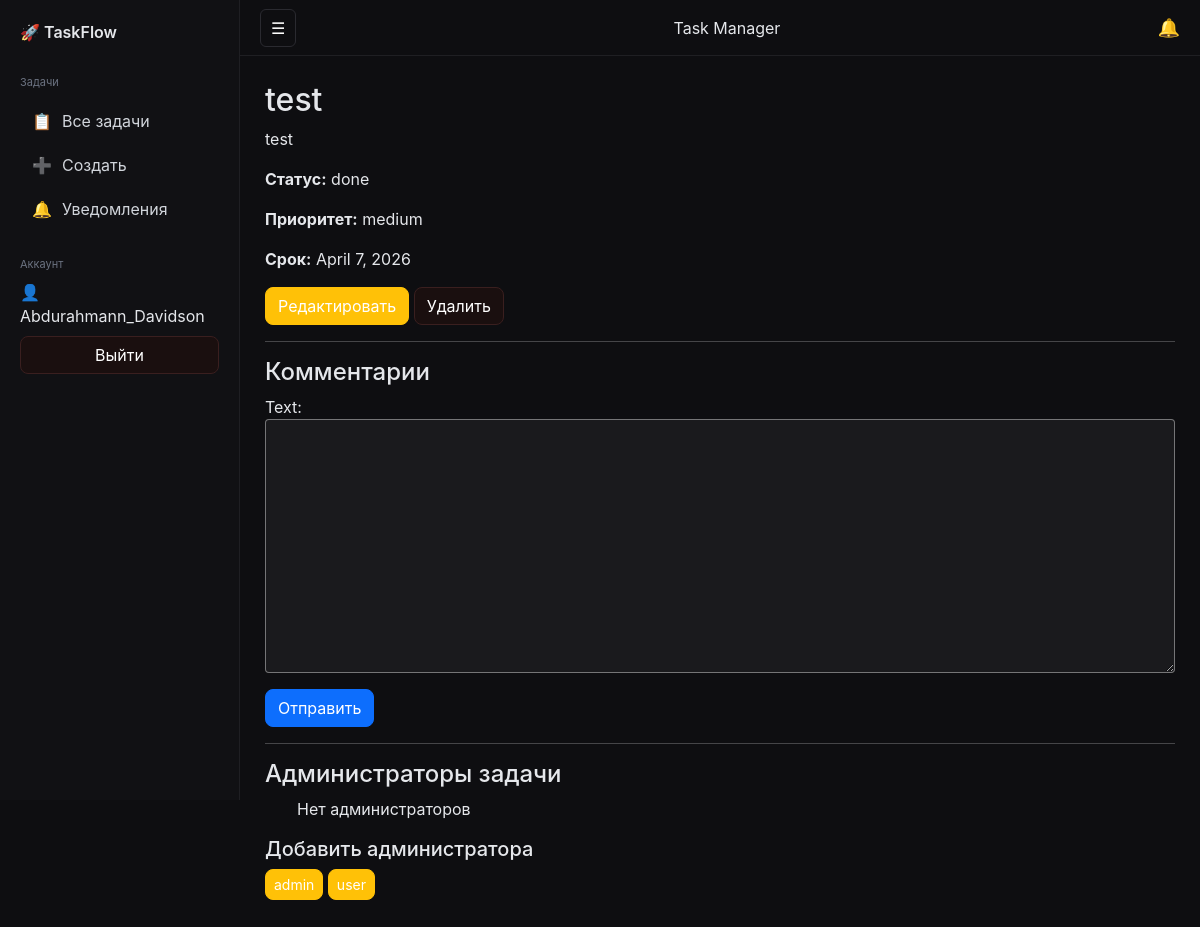
/2/ (signed in), run on an earlier commit of the app's database.
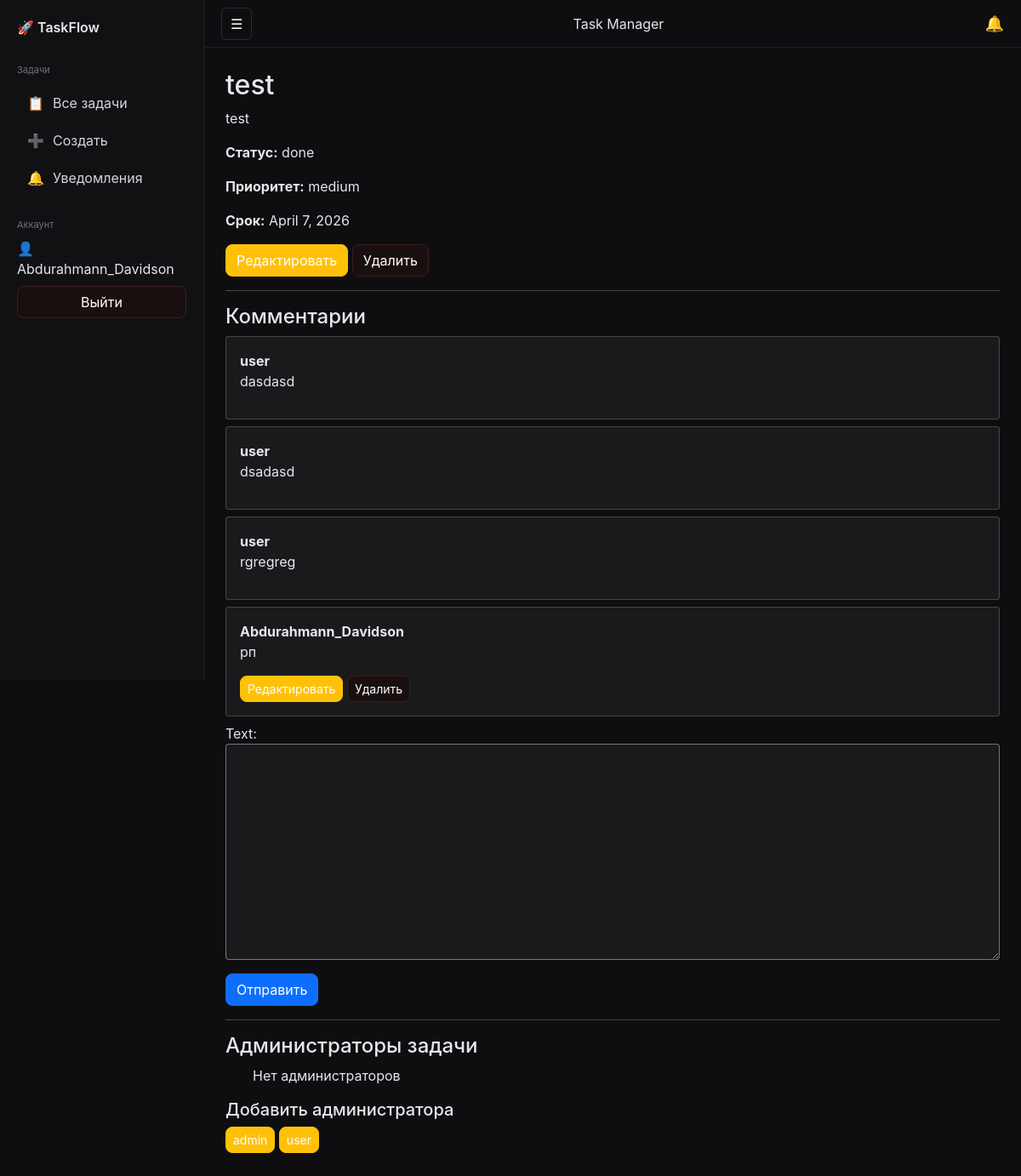
And on a later commit of the database.
### tasks/models.py (models this page shows, shortened)
class Comment(models.Model):
    task = models.ForeignKey(Task, on_delete=models.CASCADE, related_name='comments')
    user = models.ForeignKey(User, on_delete=models.CASCADE)
    text = models.TextField()
    created_at = models.DateTimeField(auto_now_add=True)

### tasks/views.py (the view, shortened to what this page needs)
# urls.py: path('<int:pk>/', TaskDetailView.as_view(), name='task_detail'),
class TaskDetailView(LoginRequiredMixin, DetailView):
    model = Task
    template_name = 'tasks/task_detail.html'
    context_object_name = 'task'
    def get_context_data(self, **kwargs):
        context = super().get_context_data(**kwargs)
        context['comments'] = self.object.comments.all()
        context['form'] = CommentForm()
        context['users'] = User.objects.all()
        return context

### tasks/forms.py
class CommentForm(forms.ModelForm):
    class Meta:
        model = Comment
        fields = ['text']
        widgets = {
            'text': forms.Textarea(attrs={'class': 'form-control'}),
        }

### tasks/templates/tasks/task_detail.html (shortened to what this page needs)
{% extends 'tasks/base.html' %}
{% block content %}
<h2>{{ task.title }}</h2>
<p>{{ task.description }}</p>
<p><strong>Статус:</strong> {{ task.status }}</p>
<p><strong>Приоритет:</strong> {{ task.priority }}</p>
<p><strong>Срок:</strong> {{ task.due_date }}</p>
{% if request.user == task.user or request.user in task.admins.all %}
    <a href="{% url 'task_update' task.id %}" class="btn btn-warning">Редактировать</a>
    <a href="{% url 'task_delete' task.id %}" class="btn btn-danger">Удалить</a>
{% endif %}
<hr>
<h4>Комментарии</h4>
{% for comment in comments %}
    <div class="card mb-2">
        <div class="card-body">
            <strong>{{ comment.user }}</strong>
            <p>{{ comment.text }}</p>
            {% if request.user == comment.user %}
                <a href="{% url 'edit_comment' comment.id %}" class="btn btn-warning btn-sm">
                    Редактировать
                </a>
                <a href="{% url 'delete_comment' comment.id %}" class="btn btn-danger btn-sm">
                    Удалить
                </a>
            {% endif %}
        </div>
    </div>
{% endfor %}
<form method="post">
    {{ form.as_p }}
    <button type="submit" class="btn btn-primary">Отправить</button>
</form>
<hr>
<h4>Администраторы задачи</h4>
<ul>
    {% for admin in task.admins.all %}
        <li>
            {{ admin.username }}
            {% if request.user == task.user %}
                <a href="{% url 'remove_task_admin' task.id admin.id %}" class="btn btn-danger btn-sm">
                    Убрать
                </a>
            {% endif %}
        </li>
    {% empty %}
        <p>Нет администраторов</p>
    {% endfor %}
</ul>
{% if request.user == task.user %}
    <h5>Добавить администратора</h5>
    {% for user in users %}
        {% if user != task.user and user not in task.admins.all %}
            <a href="{% url 'add_task_admin' task.id user.id %}" class="btn btn-warning btn-sm mb-1">
                {{ user.username }}
            </a>
        {% endif %}
    {% endfor %}
{% endif %}
{% endblock %}

What changed in the data, as far as the page shows it:
added Comment: user "user", text "dasdasd"
added Comment: user "user", text "dsadasd"
added Comment: user "user", text "rgregreg"
added Comment: user "Abdurahmann_Davidson", text "рп", shows "Редактировать"
